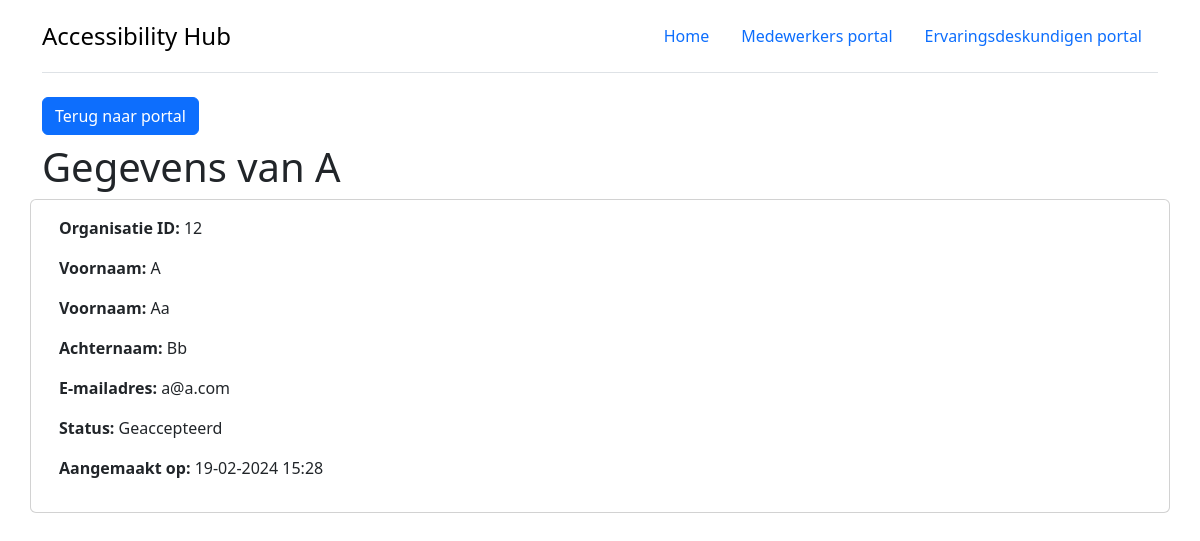
The page /medewerkers/organisatie/12/ on the database its author committed.
### companies/models.py (models this page shows)
class Organisatie(AbstractUser):
    bedrijfsnaam = models.CharField(max_length=255)
    email = models.CharField(max_length=255, unique=True, db_column='email')
    token = models.CharField(max_length=255, unique=True)
    status = models.CharField(max_length=255, default='Nieuw')
    username = None
    USERNAME_FIELD = 'email'
    REQUIRED_FIELDS = []
    class Meta:
        db_table = 'organisaties'

### administrators/views.py (the view)
def organisatie(request, id):
    organisatie = Organisatie.objects.get(id=id)
    return render(request, 'organisation.html', {'organisatie': organisatie})

### administrators/templates/organisation.html (shortened to what this page needs)
{% extends "base.html" %}
{% block content %}
    <div class="container">
        <div class="row">
            <div class="col-md-12">
                <a class="btn btn-primary mb-2" href="/medewerkers/portal/" role="button">Terug naar portal</a>
                <div class="row">
                    <div class="col-8 ">
                        <h1>Gegevens van {{ organisatie.bedrijfsnaam }}</h1>
                    </div>
                    <div class="card">
                        <div class="card-body">
                            <div class="row">
                                <div class="col-6">
                                    <p><b>Organisatie ID:</b> {{ organisatie.id }}</p>
                                    <p><b>Voornaam:</b> {{ organisatie.bedrijfsnaam }}</p>
                                    <p><b>Voornaam:</b> {{ organisatie.first_name }}</p>
                                    <p><b>Achternaam:</b> {{ organisatie.last_name }}</p>
                                    <p><b>E-mailadres:</b> {{ organisatie.email }}</p>
                                    <p><b>Status:</b> {{ organisatie.status }}</p>
                                    <p><b>Aangemaakt op:</b> {{ organisatie.date_joined|date:"d-m-Y H:i" }}</p>
                                </div>
                            </div>
                        </div>
                    </div>
                </div>
            </div>
        </div>
    </div>
{% endblock content %}

### rows shown on the page
Organisatie: bedrijfsnaam "A", id "12", first_name "Aa", last_name "Bb", email "a@a.com", status "Geaccepteerd", date_joined "19-02-2024 15:28"
